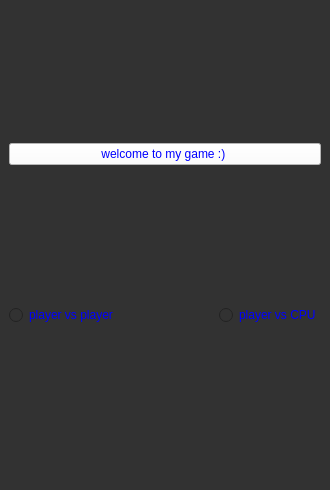
<?xml version="1.0" encoding="UTF-8"?>
<ui version="4.0">
 <class>MainWindow</class>
 <widget class="QMainWindow" name="MainWindow">
  <property name="geometry">
   <rect>
    <x>0</x>
    <y>0</y>
    <width>330</width>
    <height>490</height>
   </rect>
  </property>
  <property name="minimumSize">
   <size>
    <width>330</width>
    <height>490</height>
   </size>
  </property>
  <property name="maximumSize">
   <size>
    <width>330</width>
    <height>490</height>
   </size>
  </property>
  <property name="windowTitle">
   <string>MainWindow</string>
  </property>
  <property name="styleSheet">
   <string notr="true">background-color: rgb(50, 50, 50);</string>
  </property>
  <widget class="QWidget" name="centralwidget">
   <layout class="QGridLayout" name="gridLayout">
    <item row="1" column="2">
     <widget class="QRadioButton" name="player_CPU">
      <property name="styleSheet">
       <string notr="true">color: rgb(0, 0, 255);
font: italic 8pt &quot;&quot;;
</string>
      </property>
      <property name="text">
       <string>player vs CPU</string>
      </property>
     </widget>
    </item>
    <item row="1" column="0">
     <widget class="QRadioButton" name="player_player">
      <property name="styleSheet">
       <string notr="true">color: rgb(0, 0, 255);
font: italic 8pt &quot;&quot;;
</string>
      </property>
      <property name="text">
       <string>player vs player</string>
      </property>
     </widget>
    </item>
    <item row="0" column="0" colspan="3">
     <widget class="QPushButton" name="start">
      <property name="styleSheet">
       <string notr="true">background-color: rgb(255, 255, 255);
color: rgb(0, 0, 255);</string>
      </property>
      <property name="text">
       <string>welcome to my game :) </string>
      </property>
     </widget>
    </item>
   </layout>
  </widget>
  <widget class="QMenuBar" name="menubar">
   <property name="geometry">
    <rect>
     <x>0</x>
     <y>0</y>
     <width>330</width>
     <height>21</height>
    </rect>
   </property>
  </widget>
  <widget class="QStatusBar" name="statusbar"/>
 </widget>
 <resources/>
 <connections/>
</ui>
